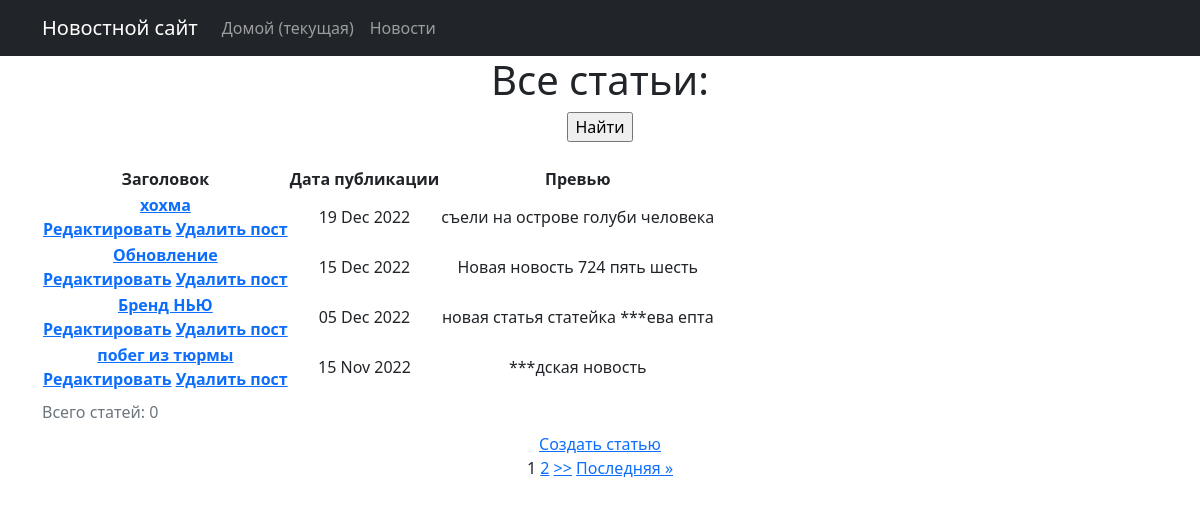
The app's page / (signed in) with its own data.
### news/models.py (models this page shows, shortened)
class Post(models.Model):
    author = models.ForeignKey(Author, on_delete=models.CASCADE)
    categoryType = models.CharField(max_length=7, choices=CATEGORY_CHOICES, default=ARTICLE)
    dateCreation = models.DateTimeField(auto_now_add=True, )
    postCategory = models.ManyToManyField(Category, through='PostCategory')
    title = models.CharField(max_length=128)
    text = models.TextField()
    rating = models.SmallIntegerField(default=0)
    class Meta:
        verbose_name = 'Статья'
        verbose_name_plural = 'Статьи'

### news/views.py (the view)
# urls.py: path('', Posts.as_view()),
class Posts(ListView):
    model = Post
    template_name = 'posts_search.html'
    context_object_name = 'posts'
    queryset = Post.objects.order_by('-dateCreation')
    paginate_by = 4
    def get_filter(self):
        return PostFilter(self.request.GET, queryset=super().get_queryset())
    def get_queryset(self):
        qs = self.get_filter().qs
        return qs
    def get_context_data(self, *, object_list=None, **kwargs):
        context = super().get_context_data(**kwargs)
        user = self.request.user
        limit = 3
        today = datetime.now()
        prev_day = today - timedelta(days=1)
        posts_day_count = Post.objects.filter(dateCreation__gte=prev_day, author__authorUser=user).count()
        context['posts_limit'] = limit <= posts_day_count
        return context

### news/templatetags/custom_filters.py (called while the page is built)
@register.filter(name='censor')
def censor(value):
    if not isinstance(value, str):
        raise ValueError(f'Тип данных{type(value)} нельзя проверить на цензуру')
    list_censor = [
        'хуй', 'хуи', 'хуя', 'бля', 'бляд', 'пизд', 'ебан', 'ебаны', 'сука',
    ]
    for word in list_censor:
        check = (value.lower()).find(word)
        while check != -1:
            len_ = len(word)
            value = value[:check] + '*' * len_ + value[check + len_:]
            check = (value.lower()).find(word)
    return value

@register.filter(name='is_filters_uses')
def is_filters_uses(value):
    filters_arg = value.find('&')
    if filters_arg != -1:
        is_first_list_now = value.find('?')
        if value[(is_first_list_now + 1): (is_first_list_now + 5)] == 'page':
            return value[filters_arg:]
        else:
            return ('&' + value[is_first_list_now + 1:])
    else:
        return ''

### news/templates/posts_search.html (shortened to what this page needs)
{% extends 'flatpages/default.html' %}
{% load custom_filters %}
{% load custom_tags %}
{% block content %}
    <h1>Все статьи:</h1>
    <form method="GET">
        <input type="submit" value="Найти">
    </form>
<br>
    <table>
        <caption>
            Всего статей: {{ filter.qs|length }}
        </caption>
        <thead>
        <tr>
            <th scope="col">Заголовок</th>
            <th scope="col">Дата публикации</th>
            <th scope="col">Превью</th>
        </tr>
        </thead>
        <tbody>
                {% for post in posts %}
                    <tr>
                        <th scope="row">
                            <a href="{% url 'post_detail' post.id %}">{{ post.title|censor }}</a>
                            <br>
                            <a href="{% url 'post_update' post.id %}">Редактировать</a>
                            <a href="{% url 'post_delete' post.id %}">Удалить пост</a>
                        </th>
                        <td>{{ post.dateCreation|date:"d M Y" }}</td>
                        <td>{{ post.text|truncatechars:50|censor }}</td>
                    </tr>
                {% endfor %}
        </tbody>
    </table>
<a href="{% url 'post_create' %}">Создать статью</a>
<br>
{% if is_paginated %}
        {% for num in page_obj.paginator.page_range %}
            {% if page_obj.number == num %}
                <a>{{ num }}</a>
            {% elif num > page_obj.number|add:'-3' and num < page_obj.number|add:'3' %}
                <a href="?page={{ num }}{{ request.get_full_path|is_filters_uses }}">{{ num }}</a>
            {% endif %}
        {% endfor %}
        {% if page_obj.has_next %}
            <a href="?page={{ page_obj.next_page_number }}{{ request.get_full_path|is_filters_uses }}">>></a>
            <a href="?page={{ page_obj.paginator.num_pages }}{{ request.get_full_path|is_filters_uses }}">Последняя &raquo;</a>
        {% endif %}
    {% endif %}
{% endblock content %}

### news/templates/flatpages/default.html (shortened to what this page needs)
<!DOCTYPE html>
<html lang="en">
{% load static %}
    <head>
        <link href="{% static 'css/styles.css' %}" rel="stylesheet" type='text/css'/>
    </head>
    <body>
        <nav class="navbar navbar-expand-lg navbar-dark bg-dark static-top">
            <div class="container">
                <a class="navbar-brand" href="/">Новостной сайт</a>
                    <div class="collapse navbar-collapse" id="navbarResponsive">
                        <ul class="navbar-nav ml-auto">
                            <li class="nav-item active">
                            <a class="nav-link" href="#">Домой
                             <span class="sr-only">(текущая)</span>
                             </a>
                            </li>
                                <li class="nav-item">
                                <a class="nav-link" href="/posts/">Новости</a>
                                </li>
           </ul>
         </div>
   </div>
</nav>
        <div class="container">
            <div class="row">
                <div class="col-lg-12 text-center">
                    {% block content %}{% endblock content %}
                </div>
            </div>
        </div>
    </body>
</html>

### records on screen
Post: title|censor "хохма", dateCreation "19 Dec 2022", text|censor "съели на острове голуби человека"
Post: title|censor "Обновление", dateCreation "15 Dec 2022", text|censor "Новая новость 724 пять шесть"
Post: title|censor "Бренд НЬЮ", dateCreation "05 Dec 2022", text|censor "новая статья статейка ***ева епта"
Post: title|censor "побег из тюрмы", dateCreation "15 Nov 2022", text|censor "***дская новость"

### other values on screen
{{ filter.qs|length }} "0"
{{ num }} "1"
{{ num }} "2"
